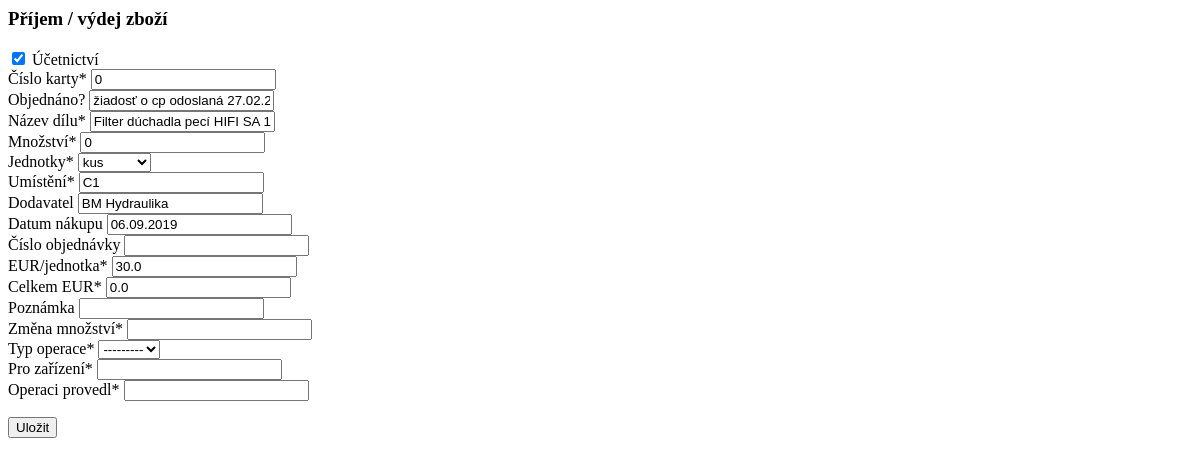
Before: /sklad/22/create_audit_log/ (signed in) with the older database file.
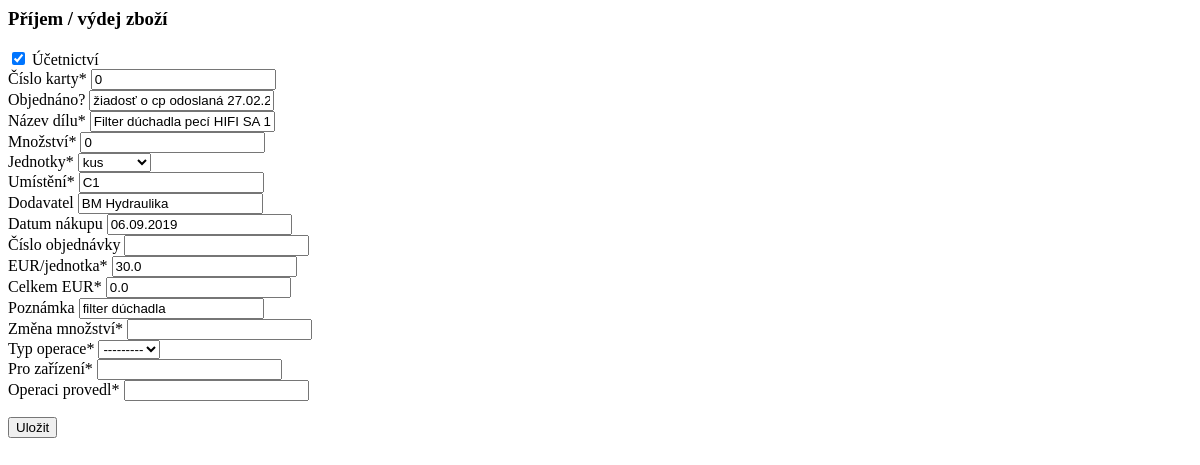
After: the same page with the newer database file.
### hpm_sklad/models.py (models this page shows, shortened)
class Sklad(models.Model):
    JEDNOTKY_CHOICES = [
        ('ks', 'kus'),
        ('kg', 'kilogram'),
        ('par', 'pár'),
        ('l', 'litr'),
        ('m', 'metr'),
        ('baleni', 'balení'),
    ]
    evidencni_cislo = models.AutoField(primary_key=True, verbose_name="Evidenční číslo")
    interne_cislo = models.IntegerField(null=True, verbose_name="Číslo karty")
    objednano = models.CharField(max_length=100, null=True, blank=True, verbose_name="Objednáno?")
    nazev_dilu = models.CharField(max_length=100, verbose_name="Název dílu")
    min_mnozstvi_ks = models.PositiveIntegerField(default=0, verbose_name="Minimum")
    mnozstvi_ks_m_l = models.IntegerField(default=0, validators=[MinValueValidator(0)], verbose_name="Množství")
    jednotky = models.CharField(max_length=10, choices=JEDNOTKY_CHOICES, default='ks', verbose_name="Jednotky")
    umisteni = models.CharField(max_length=25, verbose_name="Umístění")
    dodavatel = models.CharField(max_length=70, null=True, blank=True, verbose_name="Dodavatel")
    datum_nakupu = models.DateField(null=True, blank=True, verbose_name="Datum nákupu")
    cislo_objednavky = models.CharField(max_length=20, null=True, blank=True, verbose_name="Číslo objednávky")
    jednotkova_cena_eur = models.FloatField(default=0.0, validators=[MinValueValidator(0.0)], verbose_name="EUR/jednotka")
    celkova_cena_eur = models.FloatField(default=0.0, validators=[MinValueValidator(0.0)], verbose_name="Celkem EUR")
    poznamka = models.CharField(null=True, blank=True, max_length=200, verbose_name="Poznámka")
    ucetnictvi = models.BooleanField(default=True, verbose_name="Účetnictví")
    kriticky_dil = models.BooleanField(default=False, verbose_name="Kritický díl")
    hsh = models.BooleanField(default=False, verbose_name="HSH")
    tq8 = models.BooleanField(default=False, verbose_name="TQ8")
    tqf_xl1 = models.BooleanField(default=False, verbose_name="TQF XL1")
    tqf_xl2 = models.BooleanField(default=False, verbose_name="TQF XL2")
    dc_xl = models.BooleanField(default=False, verbose_name="DC XL")
    dac_xl1_2 = models.BooleanField(default=False, verbose_name="DAC XL1-2")
    dl_xl = models.BooleanField(default=False, verbose_name="DL XL")
    dac = models.BooleanField(default=False, verbose_name="DAC")
    lac_1 = models.BooleanField(default=False, verbose_name="LAC 1")
    lac_2 = models.BooleanField(default=False, verbose_name="LAC 2")
    ipsen_ene = models.BooleanField(default=False, verbose_name="IPSEN ENE")
    hsh_ene = models.BooleanField(default=False, verbose_name="HSH ENE")
    xl_ene1 = models.BooleanField(default=False, verbose_name="XL ENE1")
    xl_ene2 = models.BooleanField(default=False, verbose_name="XL ENE2")
    ipsen_w = models.BooleanField(default=False, verbose_name="IPSEN W")
    hsh_w = models.BooleanField(default=False, verbose_name="HSH W")
    kw = models.BooleanField(default=False, verbose_name="KW")
    kw1 = models.BooleanField(default=False, verbose_name="KW 1")
    kw2 = models.BooleanField(default=False, verbose_name="KW 2")
    kw3 = models.BooleanField(default=False, verbose_name="KW 3")
    mikrof = models.BooleanField(default=False, verbose_name="MIKROF")
    history = HistoricalRecords()

### hpm_sklad/views.py (the view)
# urls.py: path('sklad/<pk>/create_audit_log/', views.receipt_form_view, name='create_audit_log'),
@login_required
@permission_required('hpm_sklad.change_sklad', 'hpm_sklad.add_auditlog')
def receipt_form_view(request, pk):
    sklad_instance = get_object_or_404(Sklad, pk=pk)
    if request.method == 'POST':
        sklad_receipt_form = SkladReceiptUpdateForm(request.POST, instance=sklad_instance)
        auditlog_create_form = AuditLogCreateForm(request.POST)
        if sklad_receipt_form.is_valid() and auditlog_create_form.is_valid():
            updated_sklad = sklad_receipt_form.save()
            auditlog_instance = auditlog_create_form.save(commit=False)
            auditlog_instance.evidencni_cislo = updated_sklad.evidencni_cislo
            auditlog_instance.interne_cislo = updated_sklad.interne_cislo
            auditlog_instance.save()
            return redirect('audit_log')
    else:
        sklad_receipt_form = SkladReceiptUpdateForm(instance=sklad_instance)
        auditlog_create_form = AuditLogCreateForm()
    context = {
        'sklad_receipt_form': sklad_receipt_form,
        'auditlog_create_form': auditlog_create_form,
        'object': sklad_instance,
    }
    return render(request, 'hpm_sklad/create_audit_log.html', context)

### hpm_sklad/forms.py
class SkladReceiptUpdateForm(forms.ModelForm):
    class Meta:
        model = Sklad
        fields = [
            "ucetnictvi", "evidencni_cislo", "interne_cislo", "objednano", "nazev_dilu",
            "mnozstvi_ks_m_l", "jednotky", "umisteni", "dodavatel", "datum_nakupu",
            "cislo_objednavky", "jednotkova_cena_eur", "celkova_cena_eur", "poznamka",
            ]
    def __init__(self, *args, **kwargs):
        super(SkladReceiptUpdateForm, self).__init__(*args, **kwargs)
        self.helper = FormHelper(self)
        self.helper.form_class = 'form-grid'
        self.helper.form_method = 'post'
        self.helper.layout = Layout(
            Div(
                *[Field(field) for field in self.Meta.fields],
                css_class='form-column'
            )
        )

### hpm_sklad/templates/hpm_sklad/create_audit_log.html (shortened to what this page needs)
{% load static %}
{% load crispy_forms_tags %}
<h3>Příjem / výdej zboží</h3>
<form method="post" action="{% url 'create_audit_log' object.evidencni_cislo %}" onsubmit="submitForm(event, this)">
    <div class="row">
        <div class="form-column">
            {% crispy sklad_receipt_form %}
        </div>
        <div class="form-column">
            {% crispy auditlog_create_form %}
        </div>
    </div>
    <button type="submit" class="btn btn-primary">Uložit</button>
</form>

Changed rows visible on the page:
changed Sklad "Filter dúchadla pecí HIFI SA 14009K": poznamka (not shown) → "filter dúchadla"
